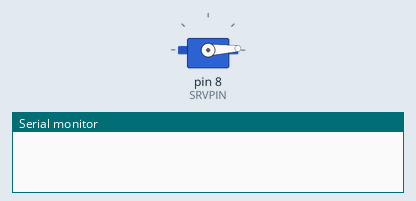
Recording of a sketch running on a simulated Arduino Uno, built with avr-gcc and run on an emulated ATmega328P. On the bench: servo, the last lines printed to the serial monitor.

Above: at 0.05 s.
At 1.55 s:
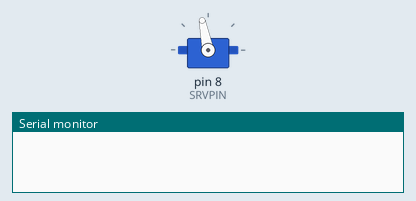
At 3.1 s:
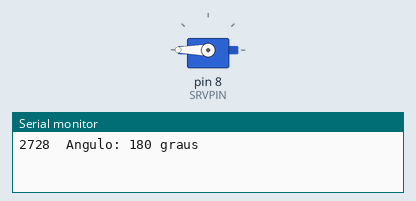
At 6.15 s:
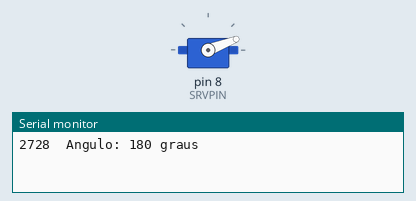
Timing chart, 0 to 9.7 s (numbered marks = the images above):
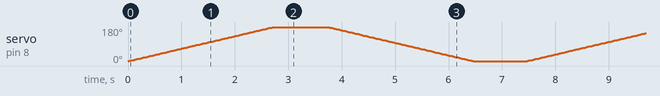

The sketch:

servomotor.ino
```cpp
/*
 * Sketch: servomotor.ino
 *
 * Demonstra uma forma simples de controlar um servomotor, fazendo-o mover
 * de 0 a 180 graus e depois de 180 a 0 grau intermitentemente.
 * Utiliza a biblioteca "Servo" que vem por padrão na IDE do Arduino.
 * https://www.arduino.cc/en/Reference/Servo
 */

#include <Servo.h>  // Inclusão da biblioteca "Servo"

#define SSPEED   115200   // Velocidade da interface serial

#define SRVPIN        8   // Comando do servo (laranja)

// Inicializa um objeto "myservo" do tipo "Servo"
Servo myservo;

int angulo = 0;   	// Variável (de controle do usuário) que atualiza o ângulo
					// do servo, sendo criada e inicializada com o valor 0.
					// O valor atual do ângulo do servo pode ser também obtido
					// através do método "myservo.read()"

/* ********************************************************* */
void setup() {

    Serial.begin(SSPEED);	// Inicializa a comunicacão serial

    // Conecta o pino de sinal do servo ao pino do Arduino
    myservo.attach(SRVPIN);

    // Inicia motor na posição zero
    myservo.write(angulo);
}
/* ********************************************************* */
void loop() {

    // Move o servo de 0 grau até 180 graus
    for( angulo = 0; angulo <= 180; angulo++ ){

        // Rotaciona o servo em o ângulo específico
        myservo.write(angulo);  // Comanda o servo para a posicão "angulo"
        delay(15);              // Espera o servo terminar o movimento
    }
    // Mostra o ângulo atual do servo via Serial Monitor
    mostra_angulo();
    delay(1000);

    // Move o servo de 180 graus até 0 grau
    for( angulo = 180; angulo >= 0; angulo-- ){

        // Rotaciona o servo em o ângulo específico
        myservo.write(angulo);  // Comanda o servo para a posicão "angulo"
        delay(15);              // Espera o servo terminar o movimento
    }

    // Mostra o ângulo atual do servo via Serial Monitor
    mostra_angulo();
    delay(1000);
}
/* ********************************************************* */

void mostra_angulo(){

    Serial.print(millis());
    Serial.print("  Angulo: ");
    Serial.print(myservo.read());
    Serial.println(" graus");
}
```
